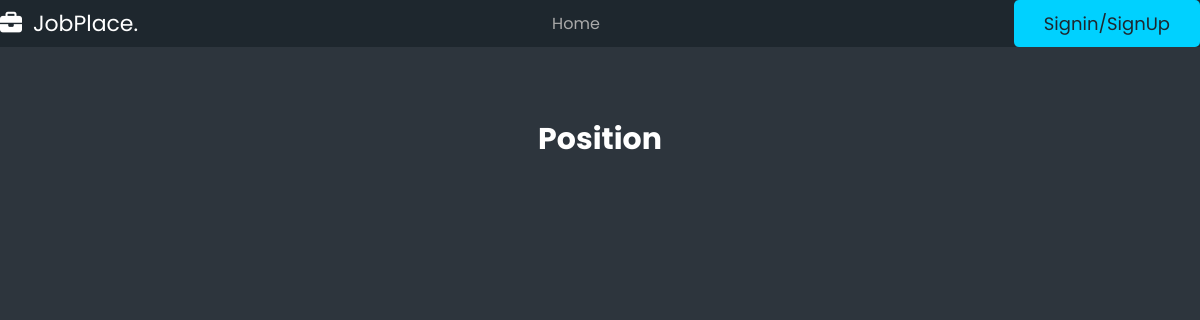
/companyselect/STUDENT/Student1/, run on an earlier commit of the app's database.
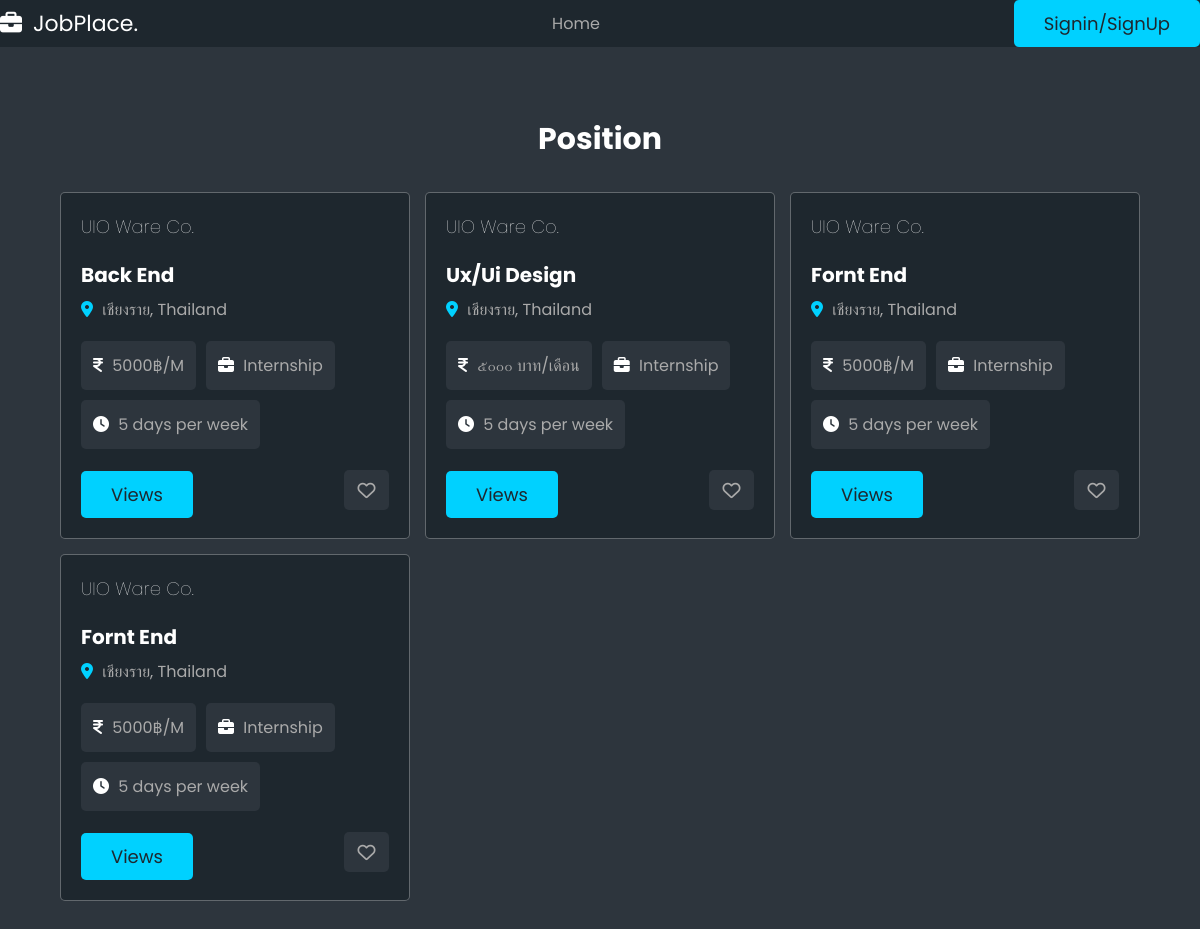
And on a later commit of the database.
### usertype/models.py (models this page shows, shortened)
class Job(models.Model):
    jobname = models.CharField(max_length=255)
    jobdes = models.CharField(max_length=255)
    worktype = models.CharField(max_length=255)
    quality = models.CharField(max_length=255)
    benefit = models.CharField(max_length=255)
    workstart = models.TimeField()
    workend = models.TimeField()
    workday = models.CharField(max_length=255)
    requirement = models.CharField(max_length=255)
    qualifications = models.CharField(max_length=255)
    skills = models.CharField(max_length=255)
    company = models.CharField(max_length=255)
    city = models.CharField(max_length=255)
    country = models.CharField(max_length=255)

### usertype/views.py (the view)
def viewselectcompany(request, role, username):
    jobs = Job.objects.all()
    return render(request, "userweb/companyselect.html", {"jobs": jobs})

### usertype/templates/userweb/companyselect.html (shortened to what this page needs)
<!DOCTYPE html>
<html lang="en">
  <head>
    {% load static %}
    <link rel="stylesheet" href="{% static "css/style.css" %}" />
  </head>
  <body>
    {% include "navbarmain.html" %}
    {% include  'navbarprofile.html'%}
    <section class="jobs-container">
      <h1 class="heading">Position</h1>
      <div class="box-container">
        {% for job in jobs %}
        <div class="box">
            <div class="company">
                <div>
                    <h3>{{ job.company }}</h3>
                </div>
            </div>
            <h3 class="job-title">{{ job.jobname }}</h3>
            <p class="location">
                <i class="fas fa-map-marker-alt"></i> <span>{{ job.city }}, {{job.country }}</span>
            </p>
            <div class="tags">
                <p>
                    <i class="fas fa-indian-rupee-sign"></i> <span>{{ job.benefit }}</span>
                </p>
                <p><i class="fas fa-briefcase"></i> <span>{{ job.worktype }}</span></p>
                <p><i class="fas fa-clock"></i> <span>{{ job.workday }}</span></p>
            </div>
            <div class="flex-btn">
                <a href="{% url 'view_job' job.id %}" class="btn">Views</a>
                <button type="submit" class="far fa-heart" name="save"></button>
            </div>
        </div>
      {% endfor %}
      </div>
    </section>
    <section></section>
  </body>
</html>

### usertype/templates/navbarmain.html (shortened to what this page needs)
<header class="header">
  <s class="flex">
    <a href="#" class="logo"><i class="fas fa-briefcase"></i> JobPlace.</a>
    <nav class="navbar">
      <a href="{% url 'home' %}">home</a>
    </nav>
    {% if user.is_authenticated %} {% if user.role == 'STUDENT' %}
    <a
      href="{% url 'profile' role='STUDENT' username=user.username %}"
      class="btn"
      style="margin-top: 0"
      >{{ user.username }}</a
    >
    {% elif user.role == 'COMPANY' %}
    <a
      href="{% url 'profile' role='COMPANY' username=user.username %}"
      class="btn"
      style="margin-top: 0"
      >{{ user.username }}</a
    >
    {% endif %} {% else %}
    <a href="{% url 'login_page' %}" class="btn" style="margin-top: 0"
      >Signin/SignUp</a
    >
    {% endif %}
  </s>
</header>

### usertype/templates/navbarprofile.html (shortened to what this page needs)
<section class="navbar__links" id="navbar-links">
  <div class="navbar__div">
  </div>
</section>

### static/css/style.css (style rules this page uses)
:root { --main-color: #00d1ff; --red: red; --light-color: #aaa; --light-bg: #2d353d; --black: #1e272e; --white: #fff; --box-shadow: none; --border: 0.1rem solid rgba(255, 255, 255, 0.3); }
* { font-family: "Poppins", sans-serif; margin: 0; padding: 0; box-sizing: border-box; text-decoration: none; outline: none; border: none; }
html { font-size: 62.5%; overflow-x: hidden; scroll-padding-top: 7rem; scroll-behavior: smooth; }
body { background-color: var(--light-bg); }
section { padding: 2rem; margin: 0 auto; max-width: 1200px; }
.heading { text-align: center; margin-bottom: 2rem; font-size: 3rem; color: var(--white); text-transform: capitalize; padding: 1rem 0; }
.btn { display: inline-block; margin-top: 1rem; padding: 1rem 3rem; cursor: pointer; font-size: 1.8rem; color: var(--black); background-color: var(--main-color); border-radius: 0.5rem; text-transform: capitalize; text-align: center; }
.flex-btn { display: flex; align-items: center; justify-content: space-between; column-gap: 1rem; flex-wrap: wrap; }
.header { position: sticky; top: 0; left: 0; right: 0; background-color: var(--black); z-index: 1000; }
.header .flex { position: relative; display: flex; align-items: center; justify-content: space-between; }
.header .flex .logo { font-size: 2.2rem; color: var(--white); }
.header .flex .logo i { margin-right: 0.5rem; }
.header .flex .navbar a { display: inline-block; padding: 1rem 1.5rem; font-size: 1.6rem; color: var(--light-color); border-radius: 0.5rem; text-transform: capitalize; }
.jobs-container .box-container { display: grid; grid-template-columns: repeat(auto-fit, 35rem); gap: 1.5rem; align-items: flex-start; justify-content: center; }
.jobs-container .box-container .box { background-color: var(--black); border-radius: 0.5rem; border: var(--border); padding: 2rem; overflow-x: hidden; }
.jobs-container .box-container .box .company { display: flex; align-items: center; gap: 1.5rem; margin-bottom: 1.5rem; }
.jobs-container .box-container .box .company h3 { font-size: 1.8rem; color: var(--white); text-overflow: ellipsis; overflow-x: hidden; text-transform: capitalize; padding-bottom: 0.5rem; font-weight: lighter; }
.jobs-container .box-container .box .job-title { font-size: 2rem; color: var(--white); text-transform: capitalize; overflow-x: hidden; text-overflow: ellipsis; }
.jobs-container .box-container .box .location { padding: 0.7rem 0; font-size: 1.6rem; color: var(--light-color); }
.jobs-container .box-container .box .location i { margin-right: 0.5rem; color: var(--main-color); }
.jobs-container .box-container .box .tags { display: flex; flex-wrap: wrap; gap: 1rem; margin: 1.2rem 0; }
.jobs-container .box-container .box .tags p { padding: 1.2rem; border-radius: 0.5rem; background-color: var(--light-bg); font-size: 1.6rem; color: var(--light-color); }
.jobs-container .box-container .box .tags p i { margin-right: 0.5rem; color: var(--white); }
.jobs-container .box-container .box .fa-heart { background-color: var(--light-bg); border-radius: 0.5rem; color: var(--light-color); font-size: 1.8rem; cursor: pointer; height: 4rem; width: 4.5rem; line-height: 4rem; }
.navbar__links { display: flex; flex-direction: row; align-items: center; justify-content: center; padding: 1rem 1.5rem; font-size: 2rem; color: var(--light-color); border-radius: 0.5rem; text-transform: capitalize; text-align: center; cursor: pointer; transition: 0.2s linear; margin: 0 20rem; }
.navbar__div { position: relative; display: flex; flex-direction: row; align-items: center; justify-content: center; padding: 1rem 1.5rem; font-size: 2rem; color: var(--light-color); border-radius: 0.5rem; text-transform: capitalize; text-align: center; cursor: pointer; transition: 0.2s linear; margin: 0 10rem; }

What changed in the data, as far as the page shows it:
added Job: company "UIO Ware Co.", jobname "Back End", city "เชียงราย", country "Thailand", benefit "5000฿/M", worktype "Internship", workday "5 days per week"
added Job: company "UIO Ware Co.", jobname "Ux/Ui Design", city "เชียงราย", country "Thailand", benefit "๕๐๐๐ บาท/เดือน", worktype "Internship", workday "5 days per week"
added Job: company "UIO Ware Co.", jobname "Fornt End", city "เชียงราย", country "Thailand", benefit "5000฿/M", worktype "Internship", workday "5 days per week"
added Job: company "UIO Ware Co.", jobname "Fornt End", city "เชียงราย", country "Thailand", benefit "5000฿/M", worktype "Internship", workday "5 days per week"
